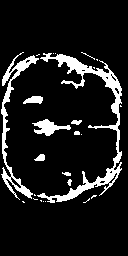
%> input picture paper_dataset/11_2.bmp, 128 x 256 px
$ octave --eval "result = FGFCM(imread('paper_dataset/11_2.bmp'));"   (GNU Octave 9; MATLAB toolbox functions it lacks are replaced by stand-ins)
%> lines starting %> are read from the running program, lines starting %| are printed output that depends on the picture; in (x1, y1, x2, y2) boxes, pixels count from 0 and x2, y2 are one past the last pixel; in counts of white or black regions, pixels touching at a corner belong together; the program's own positions count from 1
### FGFCM_GenImage.m

function [out] = FGFCM_GenImage(I)

    [M,N] = size(I);
%> M = 256; N = 128
    % for 3x3 neighbor, max(|pi-pj|,|qi-qj|)==1, Nr = 8
    T = 1;
    lambdaS = 3.0;
    lambdaG = 1.0;
    delta = zeros(M,N);
    S = zeros(8,M,N);
    newI = zeros(M,N);
    I = double(I);
%> I: size 256x128 double; 10.8% white; 25 white regions (16 under 20 px), largest, box (x1, y1, x2, y2) and area: (37, 53, 122, 203) 1909, (1, 52, 39, 200) 995, (32, 119, 71, 136) 303
    for i=1:M
        for j=1:N
            neighbors = -1;
            for m=[-T:T]
                for n=[-T:T]
                    if m==0 & n==0 continue; end % 不包含(i,j)自己
                    i1 = i+m;
                    j1 = j+n;
                    if i1<M+1 & i1>0 & j1<N+1 & j1>0
                        if size(neighbors,1) == -1
                            neighbors = I(i1,j1);
                        else
                            neighbors = [neighbors(:);I(i1,j1)];
                        end
                    end
                end
            end
            Nr = size(neighbors,1);
            dist = (ones(Nr,1)*I(i,j) - neighbors).^2;
            delta(i,j) = sum(dist) / Nr + 0.1 ;
            %for m1=1:Nr
            %    S(m1,i,j) = exp( (-1/3.0) - (I(i,j)-neighbors(m1)).^2 / ...
            %                    (lambdaG*delta(i,j)));
            %end
            S(1:Nr,i,j) = exp( (-1/lambdaS) - (I(i,j)-neighbors).^2/ ...
                               (lambdaG*delta(i,j)) );
            newI(i,j) = S(1:Nr,i,j)'*neighbors / sum(S(1:Nr,i,j));
        end
    end
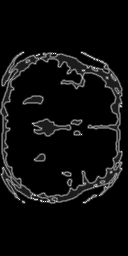
%> delta: size 256x128 double; min 0.211, max 65081.9, mean 3461.2; drawn with min black and max white
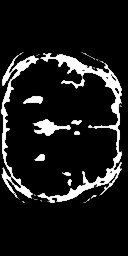
%> newI: size 256x128 double; min -0.121, max 255, mean 26.6; drawn with min black and max white
    out  = uint8(newI);

end

### FCMseg.m

function [out] = FCMseg(im)

[M,N] = size(im);

% 模糊聚类，U为隶属度矩阵
data = reshape(mat2gray(im),[],1);
[center, U] = fcm(data, 4);
%> center = [0.983; 0.806; 0.104; 0.000672]

maxU = max(U);

% 找到各像素点的最大隶属度类别
index1 = find(U(1,:) == max(U));
%> index1 = 2979 values from 367 to 31131
index2 = find(U(2,:) == max(U));
%> index2 = 559 values from 366 to 31146
index3 = find(U(3,:) == max(U));
%> index3 = 489 values from 111 to 31141
index4 = find(U(4,:) == max(U));
%> index4 = 28741 values from 1 to 32768


%% 画出依据最大隶属度判决得到的各个类别
if 0
im1 = zeros(M*N,1);
im1(index1) = 1;
im1 = reshape(im1,M,N);
figure, subplot(2,2,1), imshow(im1);

im2 = zeros(M*N,1);
im2(index2) = 1;
im2 = reshape(im2,M,N);
subplot(2,2,2), imshow(im2);

im3 = zeros(M*N,1);
im3(index3) = 1;
im3 = reshape(im3, M,N);
subplot(2,2,3), imshow(im3);

im4 = zeros(M*N,1);
im4(index4) = 1;
im4 = reshape(im4, M,N);
subplot(2,2,4), imshow(im4);
end

% 画在一张图上
im5 = zeros(M*N,1);
im5(index1) = 1;
im5(index2) = 2;
im5(index3) = 3;
im5(index4) = 4;
im5 = reshape(im5, M, N);
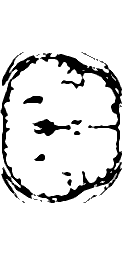
%> im5: size 256x128 double; min 1, max 4, mean 3.68; drawn with min black and max white
%figure, imshow( mat2gray( im5 ) );

out = mat2gray(im5);
%> out: size 256x128 double
end

### FGFCM.m

function [out] = FGFCM(im)

%I = mat2gray(I);
im1 = FGFCM_GenImage(im);
out = FCMseg(im1);

end
